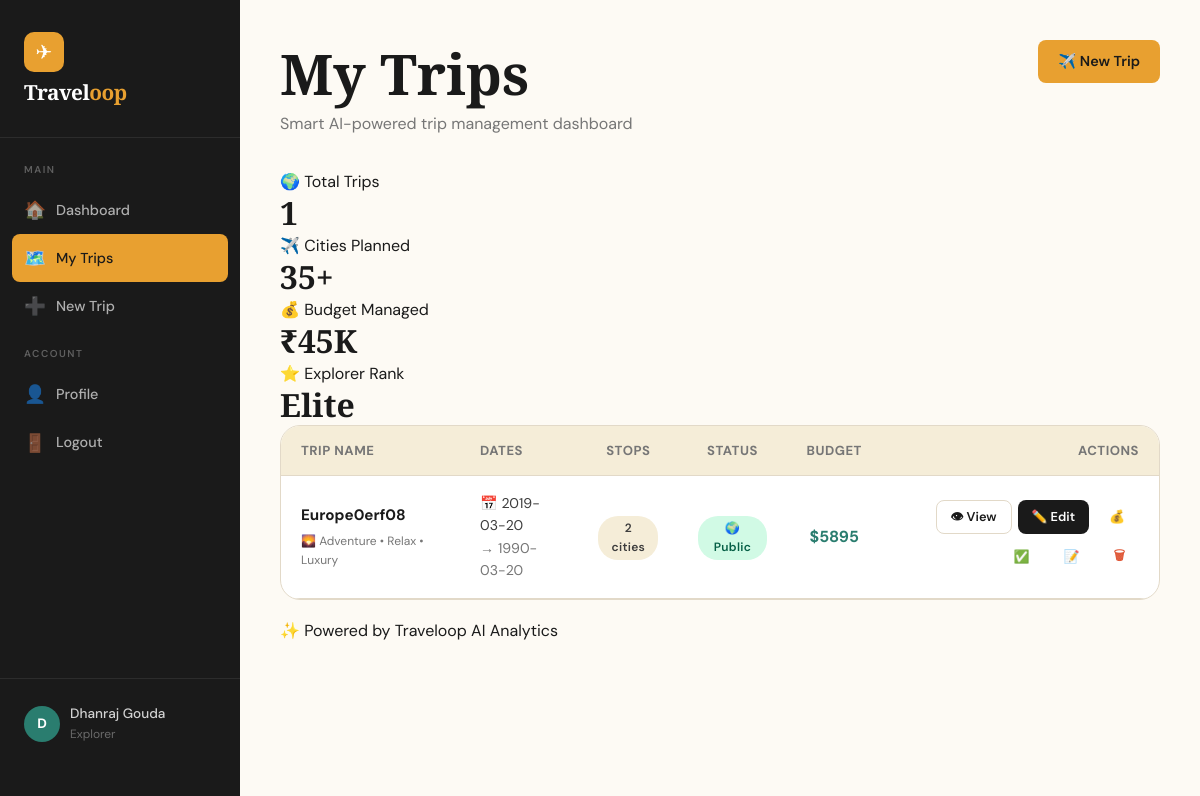
Before: /trips (signed in) with the older database file.
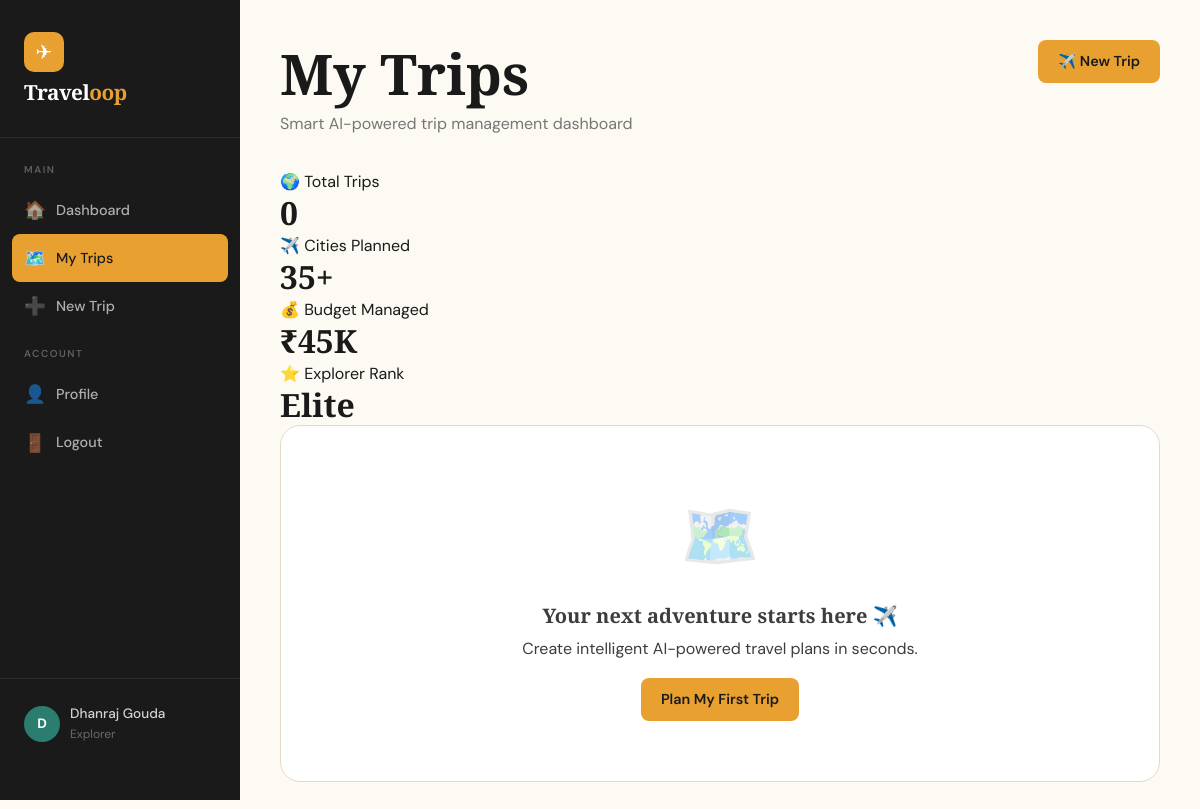
After: the same page with the newer database file.
### backend/app.py (models this page shows)
class Trip(db.Model):
    id = db.Column(db.Integer, primary_key=True)
    user_id = db.Column(db.Integer, db.ForeignKey('user.id'), nullable=False)
    name = db.Column(db.String(200), nullable=False)
    description = db.Column(db.Text, default='')
    start_date = db.Column(db.String(20), nullable=False)
    end_date = db.Column(db.String(20), nullable=False)
    cover_photo = db.Column(db.String(200), default='')
    is_public = db.Column(db.Boolean, default=False)
    budget = db.Column(db.Float, default=0.0)
    created_at = db.Column(db.DateTime, default=datetime.utcnow)
    stops = db.relationship('Stop', backref='trip', lazy=True, cascade='all, delete-orphan')
    notes = db.relationship('Note', backref='trip', lazy=True, cascade='all, delete-orphan')
    checklist = db.relationship('ChecklistItem', backref='trip', lazy=True, cascade='all, delete-orphan')

### backend/app.py (the view)
@app.route('/trips')
@login_required
def my_trips():
    user = User.query.get(session['user_id'])
    trips = Trip.query.filter_by(user_id=user.id).order_by(Trip.created_at.desc()).all()
    return render_template('my_trips.html', user=user, trips=trips)

### backend/app.py (called while the page is built)
def login_required(f):
    from functools import wraps
    @wraps(f)
    def decorated(*args, **kwargs):
        if 'user_id' not in session:
            return redirect(url_for('login'))
        return f(*args, **kwargs)
    return decorated

### templates/my_trips.html (shortened to what the changed rows need)
{% extends "base.html" %}
{% block content %}
<div class="page-header">
  <div class="page-title">
    <div>
      <h1>My Trips</h1>
    </div>
  </div>
</div>
<div class="page-body">
  <div class="trip-dashboard">
  <div class="dashboard-card">
    🌍 Total Trips
    <h2>{{ trips|length }}</h2>
  </div>
  <div class="dashboard-card">
    <h2>35+</h2>
  </div>
  <div class="dashboard-card">
    <h2>₹45K</h2>
  </div>
  <div class="dashboard-card">
    <h2>Elite</h2>
  </div>
</div>
  {% if trips %}
  <div style="background:var(--white);border:1px solid var(--border);border-radius:var(--radius-lg);overflow:hidden;" class="fade-up">
    <table style="width:100%;border-collapse:collapse;">
      <thead>
        <tr style="background:var(--sand);border-bottom:1px solid var(--border);">
          <th style="padding:14px 20px;text-align:left;font-size:.82rem;font-weight:700;letter-spacing:.5px;text-transform:uppercase;color:var(--ink-lt);">Trip Name</th>
          <th style="padding:14px 20px;text-align:left;font-size:.82rem;font-weight:700;letter-spacing:.5px;text-transform:uppercase;color:var(--ink-lt);">Dates</th>
          <th style="padding:14px 20px;text-align:center;font-size:.82rem;font-weight:700;letter-spacing:.5px;text-transform:uppercase;color:var(--ink-lt);">Stops</th>
          <th style="padding:14px 20px;text-align:center;font-size:.82rem;font-weight:700;letter-spacing:.5px;text-transform:uppercase;color:var(--ink-lt);">Status</th>
          <th style="padding:14px 20px;text-align:center;font-size:.82rem;font-weight:700;letter-spacing:.5px;text-transform:uppercase;color:var(--ink-lt);">Budget</th>
          <th style="padding:14px 20px;text-align:right;font-size:.82rem;font-weight:700;letter-spacing:.5px;text-transform:uppercase;color:var(--ink-lt);">Actions</th>
        </tr>
      </thead>
      <tbody>
        {% for trip in trips %}
        <tr style="border-bottom:1px solid var(--border);transition:background .15s;" onmouseover="this.style.background='var(--cream)'" onmouseout="this.style.background=''">
          <td style="padding:16px 20px;">
            <div style="font-weight:700;font-size:.95rem;">{{ trip.name }}</div>
            <div class="trip-mood" style="font-size:.75rem;color:var(--ink-lt);margin-top:4px;">
            🌄 Adventure • Relax • Luxury
            </div>
          </td>
          <td style="padding:16px 20px;color:var(--ink-md);font-size:.88rem;">
            📅 {{ trip.start_date }}<br>
            <span style="color:var(--ink-lt);">→ {{ trip.end_date }}</span>
          </td>
          <td style="padding:16px 20px;text-align:center;">
            <span class="badge badge-sand">{{ trip.stops|length }} cities</span>
          </td>
          <td style="padding:16px 20px;text-align:center;">
            {% if trip.is_public %}
              <span class="badge badge-public">🌍 Public</span>
            {% else %}
              <span class="badge badge-sand">🔒 Private</span>
            {% endif %}
          </td>
          <td style="padding:16px 20px;text-align:center;font-weight:700;color:var(--teal);">
            {% if trip.budget > 0 %}${{ "%.0f"|format(trip.budget) }}{% else %}—{% endif %}
          </td>
          <td style="padding:16px 20px;text-align:right;">
            <div style="display:flex;gap:6px;justify-content:flex-end;flex-wrap:wrap;">
              <a href="{{ url_for('itinerary_view', trip_id=trip.id) }}" class="btn btn-outline btn-sm">👁 View</a>
              <a href="{{ url_for('itinerary_builder', trip_id=trip.id) }}" class="btn btn-dark btn-sm">✏️ Edit</a>
              <a href="{{ url_for('trip_budget', trip_id=trip.id) }}" class="btn btn-ghost btn-sm">💰</a>
              <a href="{{ url_for('checklist', trip_id=trip.id) }}" class="btn btn-ghost btn-sm">✅</a>
              <a href="{{ url_for('trip_notes', trip_id=trip.id) }}" class="btn btn-ghost btn-sm">📝</a>
              <button class="btn btn-ghost btn-sm" style="color:var(--coral);"
                onclick="deleteTrip({{ trip.id }})">🗑</button>
            </div>
          </td>
        </tr>
        {% endfor %}
      </tbody>
    </table>
  </div>
  ✨ Powered by Traveloop AI Analytics
  </div>
  {% else %}
  <div class="card fade-up">
    <div class="empty-state">
      <div class="empty-icon">🗺️</div>
      <h3>Your next adventure starts here ✈️</h3>
      <p>
      Create intelligent AI-powered travel plans in seconds.
      </p>
      <a href="{{ url_for('create_trip') }}" class="btn btn-primary" style="margin-top:16px;">Plan My First Trip</a>
    </div>
  </div>
  {% endif %}
</div>
{% endblock %}

Changed rows visible on the page:
no longer on this page (row edited): Trip: name "Europe0erf08", start_date "2019-03-20", end_date "1990-03-20", stops|length "2", is_public "🌍 Public", budget "5895"
Other visible differences:
{{ trips|length }}: "1" → "0"
text no longer shown: "TRIP NAME DATES STOPS STATUS BUDGET ACTIONS ✨ Powered by Traveloop AI Analytics"
text now shown: "🗺️ Your next adventure starts here ✈️ Create intelligent AI-powered travel plans in seconds. Plan My First Trip"
